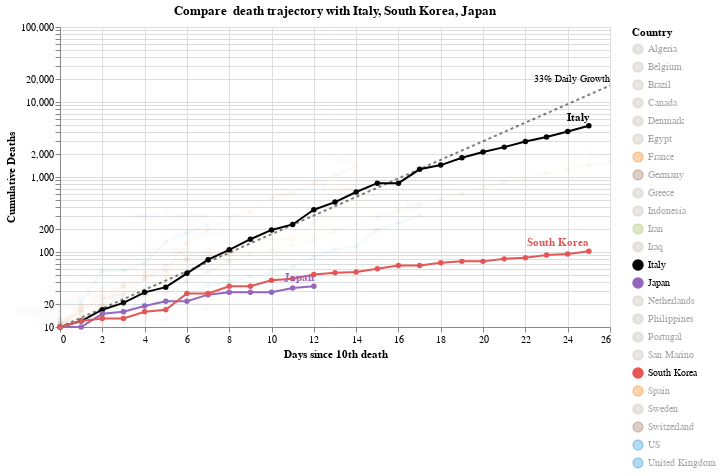

Write notebook code for a chart like this one.
### Code cell
#hide_input
chart = make_since_chart()
chart

### Figure 1 — Vega-Lite specification as saved in the notebook (floating-point values rounded to 4 significant figures; data arrays with more than 128 entries replaced by an {"elided": "..."} marker saying what was removed)
{"config": {"view": {"continuousWidth": 400, "continuousHeight": 300}}, "layer": [{"mark": {"type": "line", "color": "black", "opacity": 0.5, "strokeDash": [3, 3]}, "encoding": {"x": {"type": "quantitative", "field": "Days since 10th death"}, "y": {"type": "quantitative", "field": "Confirmed Cases"}}}, {"mark": {"type": "text", "align": "right", "dy": -6, "fontSize": 10, "text": "33% Daily Growth"}, "encoding": {"x": {"type": "quantitative", "field": "Days since 10th death"}, "y": {"type": "quantitative", "field": "Confirmed Cases"}}, "transform": [{"filter": "(datum['Days since 10th death'] >= 26)"}]}, {"data": {"name": "data-da39ba321c3942fafb40d8ec03b3e314"}, "mark": {"type": "line", "point": true}, "encoding": {"color": {"type": "nominal", "field": "Country", "scale": {"domain": ["Algeria", "Belgium", "Brazil", "Canada", "Denmark", "Egypt", "France", "Germany", "Greece", "Indonesia", "Iran", "Iraq", "Italy", "Japan", "Netherlands", "Philippines", "Portugal", "San Marino", "South Korea", "Spain", "Sweden", "Switzerland", "US", "United Kingdom"], "range": ["#C1B7AD", "#C1B7AD", "#C1B7AD", "#C1B7AD", "#C1B7AD", "#C1B7AD", "#F58518", "#9D755D", "#C1B7AD", "#C1B7AD", "#A1BA59", "#C1B7AD", "black", "#9467bd", "#C1B7AD", "#C1B7AD", "#C1B7AD", "#C1B7AD", "#E45756", "#F58518", "#C1B7AD", "#9D755D", "#2495D3", "#2495D3"]}}, "opacity": {"condition": {"value": 1, "selection": "selector001"}, "value": 0.05}, "tooltip": [{"type": "nominal", "field": "Country"}, {"type": "temporal", "field": "Date"}, {"type": "quantitative", "field": "Confirmed Cases"}, {"type": "quantitative", "field": "Days since 10th death"}], "x": {"type": "quantitative", "field": "Days since 10th death"}, "y": {"type": "quantitative", "axis": {"title": "Cumulative Deaths"}, "field": "Confirmed Cases", "scale": {"type": "log"}}}, "selection": {"selector001": {"type": "multi", "fields": ["Country"], "bind": "legend", "init": [{"Country": "Italy"}, {"Country": "South Korea"}, {"Country": "Japan"}]}}, "width": 550}, {"data": {"name": "data-da39ba321c3942fafb40d8ec03b3e314"}, "mark": {"type": "text", "align": "right", "dy": -8, "fontWeight": "bold"}, "encoding": {"color": {"type": "nominal", "field": "Country", "scale": {"domain": ["Algeria", "Belgium", "Brazil", "Canada", "Denmark", "Egypt", "France", "Germany", "Greece", "Indonesia", "Iran", "Iraq", "Italy", "Japan", "Netherlands", "Philippines", "Portugal", "San Marino", "South Korea", "Spain", "Sweden", "Switzerland", "US", "United Kingdom"], "range": ["#C1B7AD", "#C1B7AD", "#C1B7AD", "#C1B7AD", "#C1B7AD", "#C1B7AD", "#F58518", "#9D755D", "#C1B7AD", "#C1B7AD", "#A1BA59", "#C1B7AD", "black", "#9467bd", "#C1B7AD", "#C1B7AD", "#C1B7AD", "#C1B7AD", "#E45756", "#F58518", "#C1B7AD", "#9D755D", "#2495D3", "#2495D3"]}}, "opacity": {"condition": {"value": 1, "selection": "selector001"}, "value": 0.05}, "text": {"type": "nominal", "field": "Country"}, "tooltip": [{"type": "nominal", "field": "Country"}, {"type": "temporal", "field": "Date"}, {"type": "quantitative", "field": "Confirmed Cases"}, {"type": "quantitative", "field": "Days since 10th death"}], "x": {"type": "quantitative", "field": "Days since 10th death"}, "y": {"type": "quantitative", "axis": {"title": "Cumulative Deaths"}, "field": "Confirmed Cases", "scale": {"type": "log"}}}, "transform": [{"filter": "(datum['Date'] >= 1584748800000)"}], "width": 550}], "data": {"name": "data-bb91da50fb7a5973c7e9cc660177b328"}, "title": "Compare  death trajectory with Italy, South Korea, Japan", "$schema": "https://vega.github.io/schema/vega-lite/v4.0.2.json", "datasets": {"data-bb91da50fb7a5973c7e9cc660177b328": [{"Days since 10th death": 0, "Confirmed Cases": 10.0}, {"Days since 10th death": 1, "Confirmed Cases": 13.3}, {"Days since 10th death": 2, "Confirmed Cases": 17.69}, {"Days since 10th death": 3, "Confirmed Cases": 23.53}, {"Days since 10th death": 4, "Confirmed Cases": 31.29}, {"Days since 10th death": 5, "Confirmed Cases": 41.62}, {"Days since 10th death": 6, "Confirmed Cases": 55.35}, {"Days since 10th death": 7, "Confirmed Cases": 73.61}, {"Days since 10th death": 8, "Confirmed Cases": 97.91}, {"Days since 10th death": 9, "Confirmed Cases": 130.2}, {"Days since 10th death": 10, "Confirmed Cases": 173.2}, {"Days since 10th death": 11, "Confirmed Cases": 230.3}, {"Days since 10th death": 12, "Confirmed Cases": 306.4}, {"Days since 10th death": 13, "Confirmed Cases": 407.4}, {"Days since 10th death": 14, "Confirmed Cases": 541.9}, {"Days since 10th death": 15, "Confirmed Cases": 720.7}, {"Days since 10th death": 16, "Confirmed Cases": 958.6}, {"Days since 10th death": 17, "Confirmed Cases": 1275.0}, {"Days since 10th death": 18, "Confirmed Cases": 1696.0}, {"Days since 10th death": 19, "Confirmed Cases": 2255.0}, {"Days since 10th death": 20, "Confirmed Cases": 2999.0}, {"Days since 10th death": 21, "Confirmed Cases": 3989.0}, {"Days since 10th death": 22, "Confirmed Cases": 5306.0}, {"Days since 10th death": 23, "Confirmed Cases": 7056.0}, {"Days since 10th death": 24, "Confirmed Cases": 9385.0}, {"Days since 10th death": 25, "Confirmed Cases": 12480.0}, {"Days since 10th death": 26, "Confirmed Cases": 16600.0}], "data-da39ba321c3942fafb40d8ec03b3e314": {"elided": "215 records"}}}
